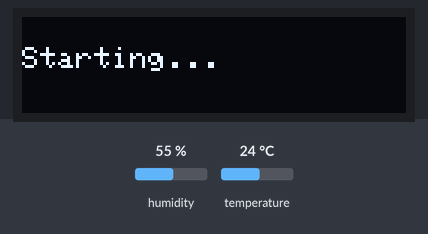
Bench run of a sketch on a simulated Arduino Uno, built with avr-gcc and run on an emulated ATmega328P. On the bench: 128×32 one-colour display. The test bench sets the inputs (shaded band); at power-on: humidity 55 %, temperature 24 °C. No radio packets arrive unless stated.

Above: at 1.3 s.
1.4 s: humidity set to 22 %
At 10.8 s:
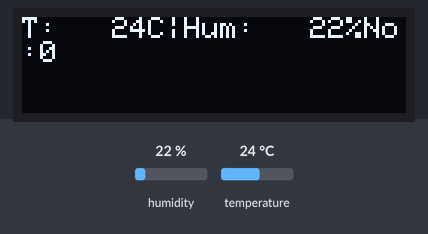
11.5 s: temperature set to 12 °C
At 20.8 s:
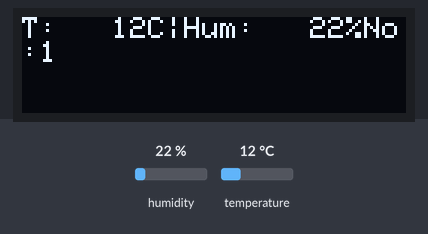
41.5 s: humidity set to 40 %
At 50.9 s:
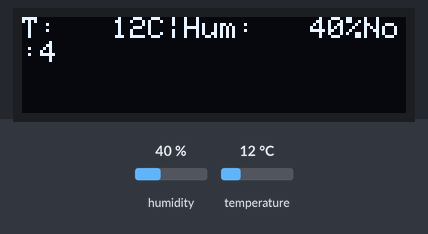
51.5 s: temperature set to 19 °C
At 60.9 s:
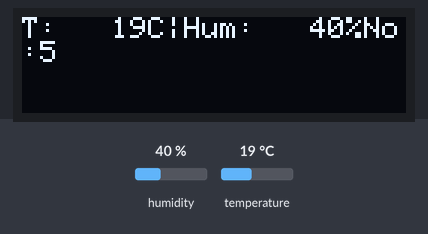
Timing chart, 0 to 62.4 s (numbered marks = the images above; inputs shaded):
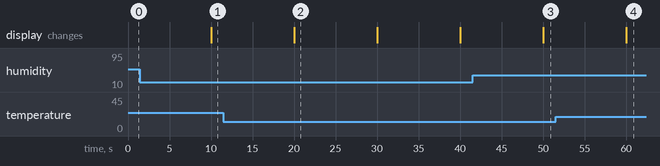

Measured:
- after the input at 1.4 s, the display: changes after 8.6 s (image 1)
- after the input at 41.5 s, the display: changes after 8.5 s (image 3)
- after the input at 51.5 s, the display: changes after 8.5 s (image 4)
- what the display in image 2 shows lasts 10.0 s, from 20.0 s to 30.0 s

The sketch:

Ground_staton.ino
```cpp
// C code for LENA CanSat Receiver
// Used in the Ground station
#include <SPI.h>
#include <nRF24L01.h>
#include <RF24.h>
#include <DHT.h>
#include <Wire.h>
#include <Adafruit_GFX.h>
#include <Adafruit_SSD1306.h>
#include <printf.h>

// Radio Setup
RF24 radio( 7, 8, 1000000); // CE, CSN
byte adress_g[7] = "Ground";
byte adress_c[6] = "Canst";

// Some good definition
#define uint8 uint8_t
#define int8 int8_t
#define uint16 uint16_t
#define int16 int16_t

// DHT variables
#define PIN_DHT 2	  // DHT data pin
#define DHTType DHT11 // Specify the type of DHT
DHT dht = DHT(PIN_DHT, DHTType);

// Screen Setup
#define SCREEN_WIDTH 128
#define SCREEN_HEIGHT 32
#define OLED_RESET -1
int dispupdate = 0;
unsigned long lastDisplayTime = 0;
const unsigned long displayInterval = 1000; // ms
Adafruit_SSD1306 display(SCREEN_WIDTH, SCREEN_HEIGHT, &Wire, OLED_RESET);


//Update variables
unsigned long lastUpdateTime = 0;
const unsigned long updateInterval = 10000;


// Setup the data structures for ground and CanSat
struct __attribute__((packed)) Measurement_struct
{
  uint16_t time;
  uint8_t distance;
  int16_t temp;
  int16_t accelerometer_X, accelerometer_Y, accelerometer_Z;
  int16_t magX, magY, magZ;
};


struct Ground_struct
{
	uint8_t humidity = 0;
	uint8_t temperature = 0;
};

Measurement_struct Measurement;
Ground_struct Ground;

// Initialization functions
void Init_dht()
{
	dht.begin();
}

void Init_display()
{
	display.clearDisplay();
	display.setTextSize(1);				 // Normal 1:1 pixel scale
	display.setTextColor(SSD1306_WHITE); // Draw white text
	display.setCursor(0, 10);			 // Position (x, y)
	display.print("Starting...");
	display.display();
	delay(100);
}


void debug_print() {
  Serial.print(Measurement.time); Serial.print("\t");  // Timestamp
  Serial.print(Measurement.distance); Serial.print("\t");
  Serial.print(Measurement.temp); Serial.print("\t");  // Still in tenths of °C
  Serial.print(Measurement.accelerometer_X); Serial.print("\t");  // Raw ints
  Serial.print(Measurement.accelerometer_Y); Serial.print("\t");
  Serial.print(Measurement.accelerometer_Z); Serial.print("\t");
  Serial.print(Measurement.magX); Serial.print("\t");
  Serial.print(Measurement.magY); Serial.print("\t");
  Serial.print(Measurement.magZ); Serial.print("\t");
  Serial.print(Ground.temperature); Serial.print("\t");
  Serial.println(Ground.humidity);
}


void setup()
{
	while (!Serial)
		;
	Serial.begin(115200);
	//radio.begin(3000000); // New line!
	radio.begin();
	// radio.setCRCLength(RF24_CRC_16); // Set check sum length, check sum=CRC
	//   radio.toggleAllPipes(true);		 // Toggle all pipes together, is this good idea?
	radio.setChannel(21);
	radio.setAutoAck(true);
	// radio.setPALevel(RF24_PA_LOW);
	radio.setDataRate(RF24_250KBPS);
  radio.openWritingPipe(adress_c);
	radio.openReadingPipe(0, adress_g);
	//  we have the chanels 21-30 and 81-90
	radio.enableDynamicPayloads();

	radio.setRetries(15, 15);
  radio.setCRCLength(RF24_CRC_16);
	radio.startListening();
  printf_begin();
  radio.printPrettyDetails();
  radio.setPALevel(RF24_PA_LOW);

  // Initialize the display
  if (!display.begin(SSD1306_SWITCHCAPVCC, 0x3C)) { // Address 0x3C is typical
    Serial.println(F("SSD1306 allocation failed"));
    for (;;); // Stop if display init fails
  }


	Init_display();
	Init_dht();
}

void loop() {
  // Always prioritize reading from the radio
  uint8_t pipe;
  if (radio.available(&pipe)) {
    radio.read(&Measurement, sizeof(Measurement));
    //radio.flush_rx();
    // Send one clean tab-separated line over serial
      Serial.print(Measurement.time); Serial.print("\t");  // Timestamp
      Serial.print(Measurement.distance); Serial.print("\t");
      Serial.print(Measurement.temp); Serial.print("\t");  // Still in tenths of °C
      Serial.print(Measurement.accelerometer_X); Serial.print("\t");  // Raw ints
      Serial.print(Measurement.accelerometer_Y); Serial.print("\t");
      Serial.print(Measurement.accelerometer_Z); Serial.print("\t");
      Serial.print(Measurement.magX); Serial.print("\t");
      Serial.print(Measurement.magY); Serial.print("\t");
      Serial.print(Measurement.magZ); Serial.print("\t");
      Serial.print(Ground.temperature); Serial.print("\t");
      Serial.println(Ground.humidity);
	    delay(50);
  }

  // Check for incoming serial command
if (Serial.available()) {
  String command = Serial.readStringUntil('\n');
  command.trim();  // Remove any extra whitespace or newline characters

  // Flush remaining input to avoid queued commands
  while (Serial.available()) {
    Serial.read();
  }

  if (command.length() == 3) {  // Enforce exact command length if you only expect 3-character commands
    char commandBuffer[4];
    command.toCharArray(commandBuffer, sizeof(commandBuffer));
    commandBuffer[3] = '\0'; // safety null terminator


    bool success = false;
    radio.stopListening();

    for (int attempt = 0; attempt < 3 && !success; attempt++) {
      success = radio.write(commandBuffer, strlen(commandBuffer));
      if (!success) {
        delay(10); // small delay before retry
      }
    }

    radio.startListening();

    if (success) {
      Serial.print("Command sent: ");
      Serial.println(command);
    } else {
      Serial.println("Failed to send command after retries");
    }

  } else {
    Serial.println("Invalid command (must be exactly 3 characters)");
  }
}
  // Occasionally sample DHT and update display
  unsigned long now = millis();
  if (now - lastUpdateTime >= updateInterval) {
    lastUpdateTime = now;

    // Read DHT
    Measurement_DHT();

    // Update OLED display
    display_ground();
  }
}

void display_ground() {
	int precision = 5;
	char tempStr[precision + 1];
	char humStr[precision + 1];

	// Convert float to string: (value, width, precision, name)
	dtostrf(Ground.temperature, precision, 0, tempStr);
	dtostrf(Ground.humidity, precision, 0, humStr);

	display.clearDisplay();
	display.setTextSize(1);
	display.setTextColor(SSD1306_WHITE);
	display.setCursor(0, 0);

	display.print("T:");
	display.print(tempStr);
	display.print("C|Hum:");
	display.print(humStr);
	display.print("%");
	display.print("No:");
	display.println(dispupdate++);
	display.display();
}

void Measurement_DHT()
{
	Ground.humidity = dht.readHumidity();
	Ground.temperature = dht.readTemperature();
	if (isnan(Ground.temperature) || isnan(Ground.humidity))
	{
		Serial.println("Failed to read values from the DHT sensor!");
		delay(100);
		return; // Do not continue the rest of the loop and rewind!
	}
}
```
